Frame 1 (no input): blank canvas, image omitted
Frame 60 (the mouse pressed at the canvas centre just before this capture): blank canvas, image omitted
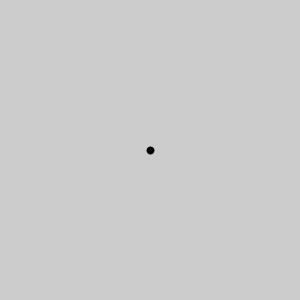
Frame 120 (the mouse held since frame 60 and released just before this capture)

The Processing sketch whose frames 1 and 60 were blank and that drew this single picture after the mouse press (run headless with seeded random() and noise(); from frame 60 on, the mouse is pressed at the canvas centre):

// Processing sketch: mouse_blur_effect
// ── mouse_blur_effect.pde
void setup() {
  size(300, 300);
  strokeWeight(8);
}

//pmouse stores the mouse values from the previous frame
//moving the mouse quickly creates a movement blur effect
void draw() {
  background(204);
  line(mouseX, mouseY, pmouseX, pmouseY);
}
